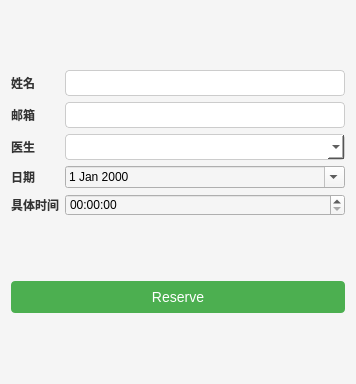
<?xml version="1.0" encoding="UTF-8"?>
<ui version="4.0">
 <class>PatientReserveView</class>
 <widget class="QWidget" name="PatientReserveView">
  <property name="geometry">
   <rect>
    <x>0</x>
    <y>0</y>
    <width>356</width>
    <height>384</height>
   </rect>
  </property>
  <property name="windowTitle">
   <string>Patient Appointment</string>
  </property>
  <property name="styleSheet">
   <string notr="true">
    /* 设置背景颜色和字体样式 */
    QWidget {
        background-color: #f5f5f5;
        font-family: Arial, sans-serif;
        font-size: 12px;
    }

    /* 设置 QLabel 的样式 */
    QLabel {
        color: #333333;
        font-weight: bold;
    }

    /* 设置 QLineEdit 的样式 */
    QLineEdit {
        border: 1px solid #cccccc;
        border-radius: 4px;
        padding: 4px;
        background: #ffffff;
    }

    /* 设置 QComboBox 的样式 */
    QComboBox {
        border: 1px solid #cccccc;
        border-radius: 4px;
        padding: 4px;
        background: #ffffff;
    }

    /* 设置 QSpinBox 的样式 */
    QSpinBox {
        border: 1px solid #cccccc;
        border-radius: 4px;
        padding: 4px;
        background: #ffffff;
    }

    /* 设置 QPushButton 的样式 */
    QPushButton {
        background-color: #4CAF50;
        color: white;
        border: none;
        border-radius: 4px;
        padding: 8px 16px;
        font-size: 14px;
    }

    QPushButton:hover {
        background-color: #45a049;
    }

    QPushButton#button_cancel {
        background-color: #f44336;
    }

    QPushButton#button_cancel:hover {
        background-color: #d32f2f;
    }
   </string>
  </property>
  <layout class="QVBoxLayout" name="verticalLayout">
   <item>
    <layout class="QGridLayout" name="gridLayout">
     <item row="0" column="0">
      <widget class="QLabel" name="label_name">
       <property name="text">
        <string>姓名</string>
       </property>
      </widget>
     </item>
     <item row="0" column="1">
      <widget class="QLineEdit" name="dbEditName"/>
     </item>
     <item row="1" column="0">
      <widget class="QLabel" name="label_email">
       <property name="text">
        <string>邮箱</string>
       </property>
      </widget>
     </item>
     <item row="1" column="1">
      <widget class="QLineEdit" name="dbEditEmail"/>
     </item>
     <item row="2" column="0">
      <widget class="QLabel" name="label_doctor">
       <property name="text">
        <string>医生</string>
       </property>
      </widget>
     </item>
     <item row="2" column="1">
      <widget class="QComboBox" name="dbComboDoctor"/>
     </item>
     <item row="3" column="0">
      <widget class="QLabel" name="label_date">
       <property name="text">
        <string>日期</string>
       </property>
      </widget>
     </item>
     <item row="3" column="1">
      <widget class="QDateEdit" name="dbEditDate">
       <property name="calendarPopup">
        <bool>true</bool>
       </property>
      </widget>
     </item>
     <item row="4" column="0">
      <widget class="QLabel" name="label_time">
       <property name="text">
        <string>具体时间</string>
       </property>
      </widget>
     </item>
     <item row="4" column="1">
      <widget class="QTimeEdit" name="dbEditTime"/>
     </item>
    </layout>
   </item>
   <item>
    <widget class="QPushButton" name="btReserve">
     <property name="text">
      <string>Reserve</string>
     </property>
    </widget>
   </item>
  </layout>
 </widget>
 <resources/>
 <connections/>
</ui>
